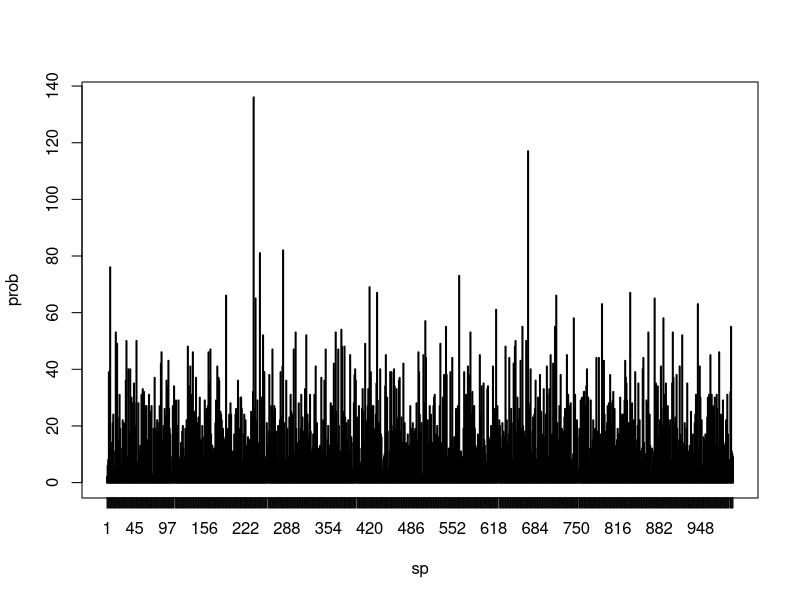

Recreate this plot in R. (Note: a time limit stopped this script after it produced the figure.)
library(igraph)
library(matrixStats)

# (a) Measure the prob of RandomWalk visit
n <- 1000
p <- 1/100
g <- erdos.renyi.game(n, p, type=c("gnp"))

t <- 20
n_walkers <- 1000
sp <- matrix(0, nrow = t, ncol=n_walkers)

for (j in 1:n_walkers)
{
  node_next <- sample(n, 1)
  sp[1, j] <- node_next
  for (i in 1:t-1)
  {
    neig_next <- neighbors(g, node_next)
    if (length(neig_next) == 1) # if # of neighbor = 1, assign to next
    {
      node_next <- neig_next
    }
    else if(length(neig_next) == 0){} # if there is no neighbor do nothing
    else # if # of neighbor > 1
    {
      deg_neig <- degree(g, neig_next)
      node_next <-  sample(neig_next, 1, prob=deg_neig/sum(deg_neig), replace=TRUE)
    }
    sp[i+1, j] <- node_next # Store node degree value
  }
}
prob <- table(sp)
plot(prob)
cor(cbind(prob)[1:100], cbind(degree(g))[1:100])

# png(filename="E:/OneDrive/Github/R/232E_All/hw2/hw2p3a1.png")
# plot(prob, xlab=expression(italic('n')), ylab = "Frequency")
# dev.off()


# (b) Directed graph with same task (walker redesign)
n <- 1000
p <- 1/100
g <- erdos.renyi.game(n, p, type=c("gnp"), directed=TRUE)

t <- 20
n_walkers <- 1000
sp <- matrix(0, nrow = t, ncol=n_walkers)

for (j in 1:n_walkers)
{
  if (j%%20 == 0)
  {
    print(j)
  }
  node_next <- sample(n, 1)
  sp[1, j] <- node_next
  for (i in 1:t-1)
  {
    neig_next <- neighbors(g, node_next, mode='out')
    if (length(neig_next) == 1) # if # of neighbor = 1, assign to next
    {
      node_next <- neig_next
    }
    else if(length(neig_next) == 0){} # if there is no neighbor do nothing
    else # if # of neighbor > 1
    {
      deg_neig <- degree(g, neig_next)
      node_next <-  sample(neig_next, 1, prob=deg_neig/sum(deg_neig), replace=TRUE)
    }
    sp[i+1, j] <- node_next # Store node degree value
  }
}
prob <- table(sp)
plot(prob)
cor(cbind(prob)[1:25], cbind(degree(g, mode="in"))[1:25])

# png(filename="E:/OneDrive/Github/R/232E_All/hw2/hw2p3b1.png")
# plot(prob, xlab=expression(italic('n')), ylab = "Frequency")
# dev.off()

# png(filename="E:/OneDrive/Github/R/232E_All/hw2/hw2p3b1.png")
# plot(cbind(prob)[1:25], cbind(degree(g, mode="in"))[1:25],
#      xlab=expression(italic('n')), ylab = "Degree")
# dev.off()

# (c) With a damping parameter d = 0.15
n <- 1000
p <- 1/100
g <- erdos.renyi.game(n, p, type=c("gnp"))

d <- c(0.85, 0.15)
jump <- c(0, 1)
t <- 20
n_walkers <- 1000
sp <- matrix(0, nrow = t, ncol=n_walkers)
for (j in 1:n_walkers)
{
  if (j%%20 == 0)
  {
    print(j)
  }
  node_next <- sample(n, 1)
  sp[1, j] <- node_next
  for (i in 1:t-1)
  {
    jump_param <- sample(jump, 1, prob=d)
    if (jump_param==0)
    {
      neig_next <- neighbors(g, node_next)
      if (length(neig_next) == 1) # if # of neighbor = 1, assign to next
      {
        node_next <- neig_next
      }
      else if(length(neig_next) == 0){} # if there is no neighbor do nothing
      else # if # of neighbor > 1
      {
        deg_neig <- degree(g, neig_next)
        node_next <-  sample(neig_next, 1, prob=deg_neig/sum(deg_neig), replace=TRUE)
      }
    }
    else
    {
      # Question: random jump also /deg? Probably not
      node_next <- sample(n, 1)
    }
    sp[i+1, j] <- node_next # Store node degree value
  }
}
prob <- table(sp)
plot(prob)
cor(cbind(prob)[1:100], cbind(degree(g))[1:100])

# png(filename="E:/OneDrive/Github/R/232E_All/hw2/hw2p3c1.png")
# plot(prob, xlab=expression(italic('n')), ylab = "Frequency")
# dev.off()
